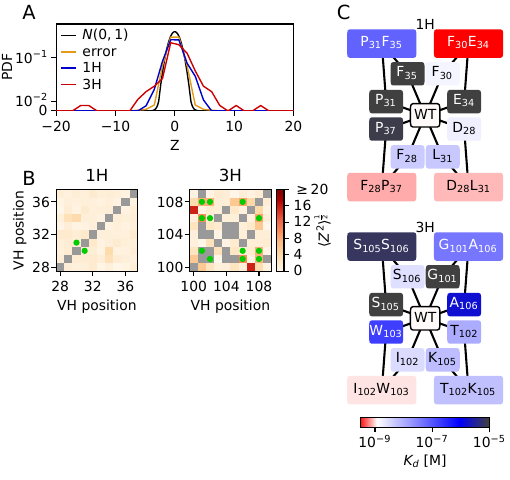

Reproduce this figure in Python.
#!/usr/bin/env python
import matplotlib as mpl
import pandas
import pdb
import matplotlib.pyplot as plt
from helper import *
from scipy.stats import kstest
from labeler import Labeler
from data_preparation_transformed import get_data, get_f1, get_null, wt_aa
from get_fit_PWM_transformation import get_spline_transformations
from matplotlib import gridspec
from figure_2 import plot_Z_epistasis_by_pos, plot_epistasis_Z, plot_KD_sign_epistasis, calculate_Z_epistasis_by_pos

logKD2PWM, PWM2logKD = get_spline_transformations()
med_rep, pos, A, AA, A2, KD_lims, exp_lims = get_data(transform=logKD2PWM)

mpl.rcParams['font.size'] = 10
mpl.font_manager.FontProperties(family = 'Helvetica')
mpl.rcParams['pdf.fonttype'] = 42

usethis = np.array(med_rep['CDR1_muts'] == 0) & np.array(med_rep['CDR3_muts'] == 0)
wt_val = np.array(med_rep['KD'])[usethis]


if __name__ == '__main__':
    usethis1 = np.where(med_rep['CDR3_muts']==0)[0]
    usethis3 = np.where(med_rep['CDR1_muts']==0)[0]
    A1 = A[usethis1]
    A3 = A[usethis3]
    AA1= [AA[ii] for ii in usethis1]
    AA3= [AA[ii] for ii in usethis3]

    pos1 = pos[usethis1]
    pos3 = pos[usethis3]
    pos1 = pos1[:,:10]
    pos3 = pos3[:,10:]
    usethis1 = med_rep.index[usethis1]
    usethis3 = med_rep.index[usethis3]
    KD1 = np.array((med_rep['KD'].loc[usethis1]))
    KD3 = np.array((med_rep['KD'].loc[usethis3]))
    KD1_std = np.array((med_rep['KD_std'].loc[usethis1]))
    KD3_std = np.array((med_rep['KD_std'].loc[usethis3]))
    num_muts1 = np.array(med_rep['CDR1_muts'].loc[usethis1])
    num_muts3 = np.array(med_rep['CDR3_muts'].loc[usethis3])
    KD_use1 = ~np.array(med_rep['KD_exclude'].loc[usethis1])
    KD_use3 = ~np.array(med_rep['KD_exclude'].loc[usethis3])

    xK, yK, xE, yE, Z, ZE = get_null(transform = logKD2PWM)
    #Z = np.hstack((Z,-Z))
    x = np.sort((Z-np.mean(Z))/np.std(Z))
    num_muts = np.array(med_rep[['CDR1_muts','CDR3_muts']]).sum(axis=1).flatten()
    KD = np.array(med_rep['KD']).flatten()
    KD_std = np.array(med_rep['KD_std']).flatten()
    KD_use = ~np.array(med_rep['KD_exclude'])

    plot_epistasis_Z(A[KD_use], num_muts[KD_use], KD[KD_use], KD_std[KD_use], Z, r'', 'All', KD_lims, None)

    opt1 = [2, 3]
    opt3 = [1, 2, 6, 8]

    Z_by_pos1 = calculate_Z_epistasis_by_pos(A1, num_muts1, KD1, KD1_std, pos1, KD_use1, KD_lims)
    Z_by_pos3 = calculate_Z_epistasis_by_pos(A3, num_muts3, KD3, KD3_std, pos3, KD_use3, KD_lims)


    print('kolmogorov smirnov test of normality for log KD null distribution: %f'%(kstest(x,'norm')[1]))

    plt.ion()
    plt.close('all')

    figsize=(7.3*0.7,4.8)
    rows = 2
    cols = 2
    fig, axes = plt.subplots(figsize=figsize)
    gs = gridspec.GridSpec(16, 41)
    plt.subplots_adjust(
        bottom = 0.09,
        top = 0.95,
        left = 0.11,
        right = 0.99,
        hspace = 4,
        wspace = 2)

    # Make a labler to add labels to subplots
    labeler = Labeler(xpad=0.04,ypad=0.0,fontsize=14)

    ax = plt.subplot(gs[0:4,0:22])
    plot_epistasis_Z(A1[KD_use1], num_muts1[KD_use1], KD1[KD_use1], KD1_std[KD_use1], Z, r'', '1H', KD_lims, ax, make_ytick=True, plot_null=True)
    labeler.label_subplot(ax,'A')
    #ax.set_xticks([])
    #ax.set_yscale('symlog',linthreshy=3e-2)
    #ax = axes[0]
    plot_epistasis_Z(A3[KD_use3], num_muts3[KD_use3], KD3[KD_use3], KD3_std[KD_use3], Z, r'Z', '3H', KD_lims, ax, make_ytick=True)
    ax.set_yscale('symlog',linthreshy=1e-2, linscaley=0.2)
    #labeler.label_subplot(ax,'B')

    ax = plt.subplot(gs[5:11,0:8])
    plot_Z_epistasis_by_pos(Z_by_pos1, 20, 28, 3, ax, curr_title = '1H', opt=opt1, make_ylabel=True)
    labeler.label_subplot(ax,'B')

    ax = plt.subplot(gs[5:11,12:20])
    plot_Z_epistasis_by_pos(Z_by_pos3, 20, 100, 3, ax, curr_title = '3H', opt=opt3, make_colorbar=True)

    ax = plt.subplot(gs[0:15,26:])
    labeler = Labeler(xpad=-0.01,ypad=-0.0, fontsize=14)
    labeler.label_subplot(ax,'C')
    CDR1_del = plot_KD_sign_epistasis(A1, KD1, KD1_std, AA1, '1H', 28, 'ALL', ax=ax, make_colorbar=False, epistasis='beneficial', y_offset=4, PWM2logKD=PWM2logKD)
    CDR3_del = plot_KD_sign_epistasis(A3, KD3, KD3_std, AA3, '3H', 90, 'ALL', ax=ax, make_colorbar=True, epistasis='beneficial', PWM2logKD=PWM2logKD)
    CDR1_pos = plot_KD_sign_epistasis(A1, KD1, KD1_std, AA1, '1H', 28, 'ALL', make_colorbar=False, epistasis='deleterious', y_offset=4, PWM2logKD=PWM2logKD)
    CDR3_pos = plot_KD_sign_epistasis(A3, KD3, KD3_std, AA3, '3H', 90, 'ALL', make_colorbar=True, epistasis='deleterious', PWM2logKD=PWM2logKD)
    print('beneficial epistasis, 1H:%i, 3H:%i'%(CDR1_del.shape[0],CDR3_del.shape[0]))
    print('deleterious epistasis, 1H:%i, 3H:%i'%(CDR1_pos.shape[0],CDR3_pos.shape[0]))
    print('total: %i'%(CDR1_del.shape[0]+CDR3_del.shape[0]+CDR1_pos.shape[0]+CDR3_pos.shape[0]))

    plt.savefig('figure_2_optimized.pdf')
    plt.close()
